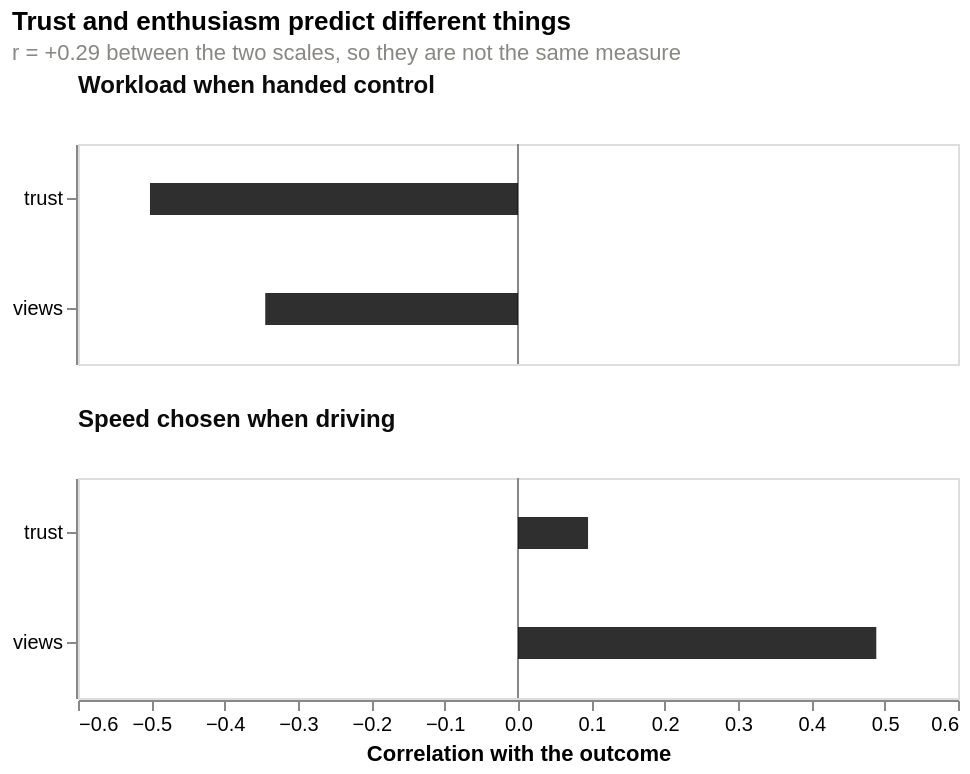

Here is the notebook cell this chart was saved with:
### Code cell
# each scale predicts its own outcome
chart5 = alt.layer(
    alt.Chart().mark_rule(color=MUTED, size=1).encode(x=alt.datum(0)),
    alt.Chart().mark_bar(height=16, color=INK, opacity=0.85).encode(
        x=alt.X("r:Q", title="Correlation with the outcome",
                scale=alt.Scale(domain=[-0.6, 0.6])),
        y=alt.Y("predictor:N", title=None, sort=["trust", "views"])),
    data=cells,
).properties(width=440, height=110).facet(
    row=alt.Row("outcome:N", title=None,
                sort=["Workload when handed control",
                      "Speed chosen when driving"],
                header=alt.Header(labelOrient="top", labelAngle=0,
                                  labelAnchor="start", labelFontSize=12,
                                  labelFontWeight=600, labelColor=INK)),
).properties(
    title=alt.Title("Trust and enthusiasm predict different things",
                    subtitle="r = +0.29 between the two scales, so they are not the same measure",
                    anchor="start", fontSize=13, subtitleFontSize=11,
                    subtitleColor=MUTED))

chart5

### Figure 1 — Vega-Lite specification as saved in the notebook (floating-point values rounded to 4 significant figures)
{"config": {"view": {"continuousWidth": 300, "continuousHeight": 300}}, "data": {"name": "data-03e8ee2d330b635420036b2d216963c4"}, "facet": {"row": {"field": "outcome", "header": {"labelAnchor": "start", "labelAngle": 0, "labelColor": "#0b0b0b", "labelFontSize": 12, "labelFontWeight": 600, "labelOrient": "top"}, "sort": ["Workload when handed control", "Speed chosen when driving"], "title": null, "type": "nominal"}}, "spec": {"layer": [{"mark": {"type": "rule", "color": "#898781", "size": 1}, "encoding": {"x": {"datum": 0}}}, {"mark": {"type": "bar", "color": "#0b0b0b", "height": 16, "opacity": 0.85}, "encoding": {"x": {"field": "r", "scale": {"domain": [-0.6, 0.6]}, "title": "Correlation with the outcome", "type": "quantitative"}, "y": {"field": "predictor", "sort": ["trust", "views"], "title": null, "type": "nominal"}}}], "height": 110, "width": 440}, "title": {"text": "Trust and enthusiasm predict different things", "anchor": "start", "fontSize": 13, "subtitle": "r = +0.29 between the two scales, so they are not the same measure", "subtitleColor": "#898781", "subtitleFontSize": 11}, "$schema": "https://vega.github.io/schema/vega-lite/v6.1.0.json", "datasets": {"data-03e8ee2d330b635420036b2d216963c4": [{"predictor": "trust", "outcome": "Workload when handed control", "r": -0.5019, "n": 33}, {"predictor": "trust", "outcome": "Speed chosen when driving", "r": 0.09552, "n": 33}, {"predictor": "views", "outcome": "Workload when handed control", "r": -0.3447, "n": 31}, {"predictor": "views", "outcome": "Speed chosen when driving", "r": 0.4886, "n": 31}]}}
